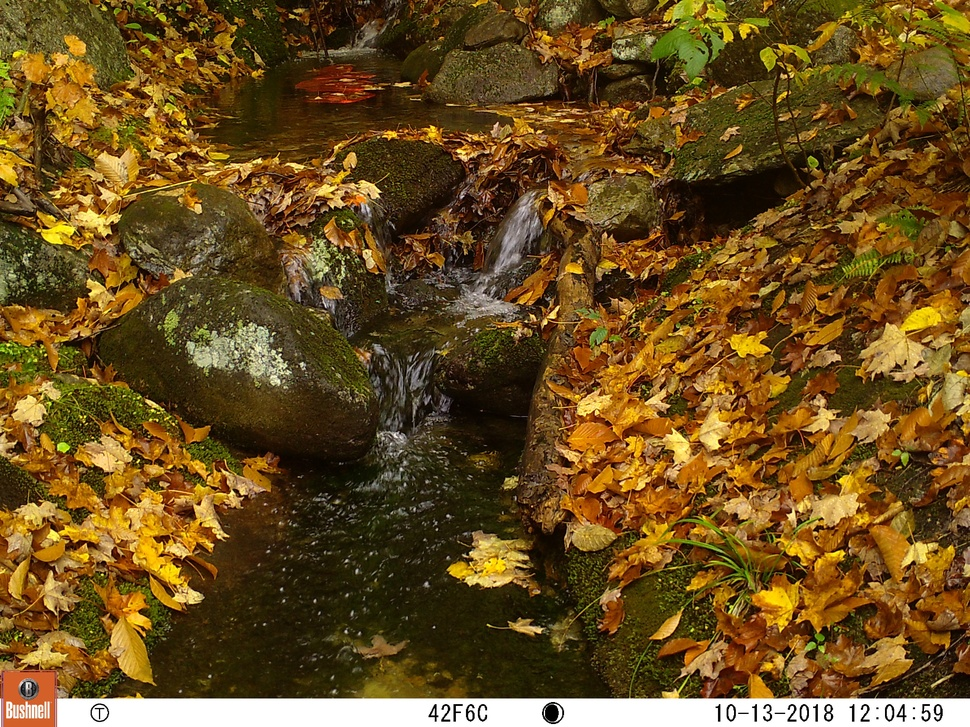
#> input picture data_raw/W6 Channel Oct-Dec 2018/Hbwtr_w6_20181013_120459.JPG, 970 x 727 px, shrunk from 3264 x 2448 before the run, given in place of W3 GC Channel 5-5-19 thru 12-31-19_RF_0002_02.tif, which was not available
$ jupyter execute CreateMaskedImages.ipynb   (shell and % lines are left out)
#> lines starting #> are read from the running program, lines starting #| are printed output that depends on the picture; pictures that were not available may be replaced by others from this repository, and a replacement may not be noted
[cell 1]
#adds in imports and changes working directory

from PIL import Image
import os
from PIL import ImageFilter
import imageio
import cv2
import skimage
import numpy as np
import matplotlib
from skimage.viewer import ImageViewer
import pandas as pd
from datetime import datetime


#os.getcwd() #get current working directory
#copy path: Documents/Duke University/Research/_HBEF/CameraTrapAnalysis/hbwater_cameratrap_pheno/
%cd "C:/Users/Thell/Documents/Duke University/Research/_HBEF/CameraTrapAnalysis/hbwater_cameratrap_pheno"

[cell 2]
#load in mask, invert mask
folder = 'W3 GC Channel 2-5-19 thru 12-31-19'#change here
ROI_name = 'W3 GC Channel 5-5-19 thru 12-31-19_RF_0002_02.tif' #change here
mask = imageio.imread('data_raw/' + folder + '/ROI/' + ROI_name)
#> mask is the input picture: shape (727, 970, 3); mean R, G, B 106.9, 78.4, 31.7

# Change 1s to 0s and 0s to 1s
mask = 255 - mask
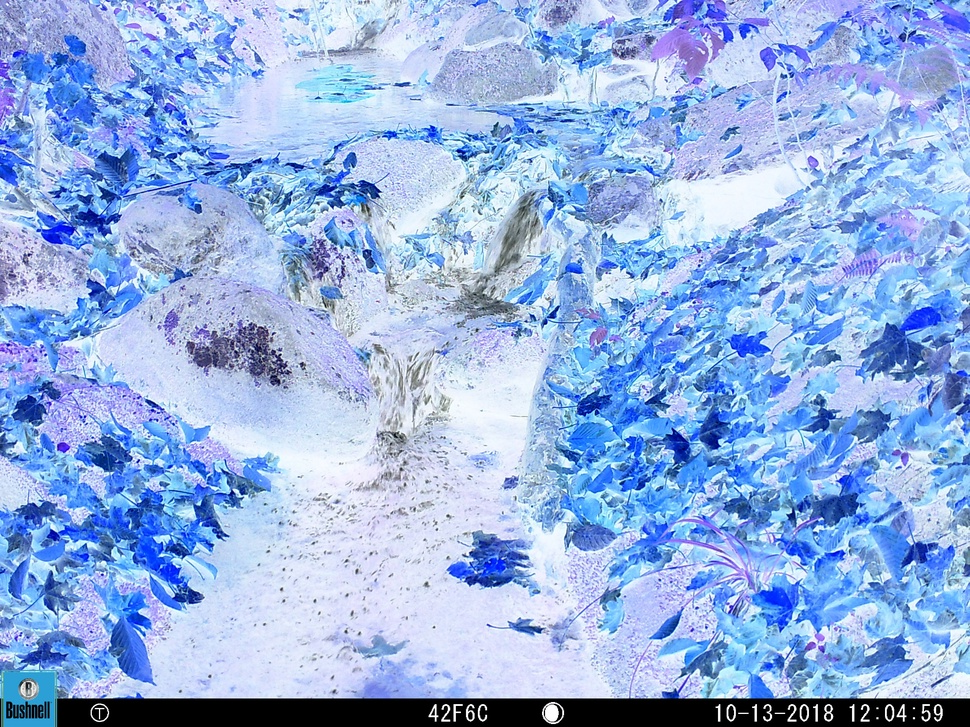
#> mask: shape (727, 970, 3); mean R, G, B 148.1, 176.6, 223.3
imageio.imwrite('data_raw/' + folder + '/ROI/invertedmask.tif', mask) # we may not need to save results
mask2 = cv2.imread('data_raw/' + folder + '/ROI/invertedmask.tif',0)
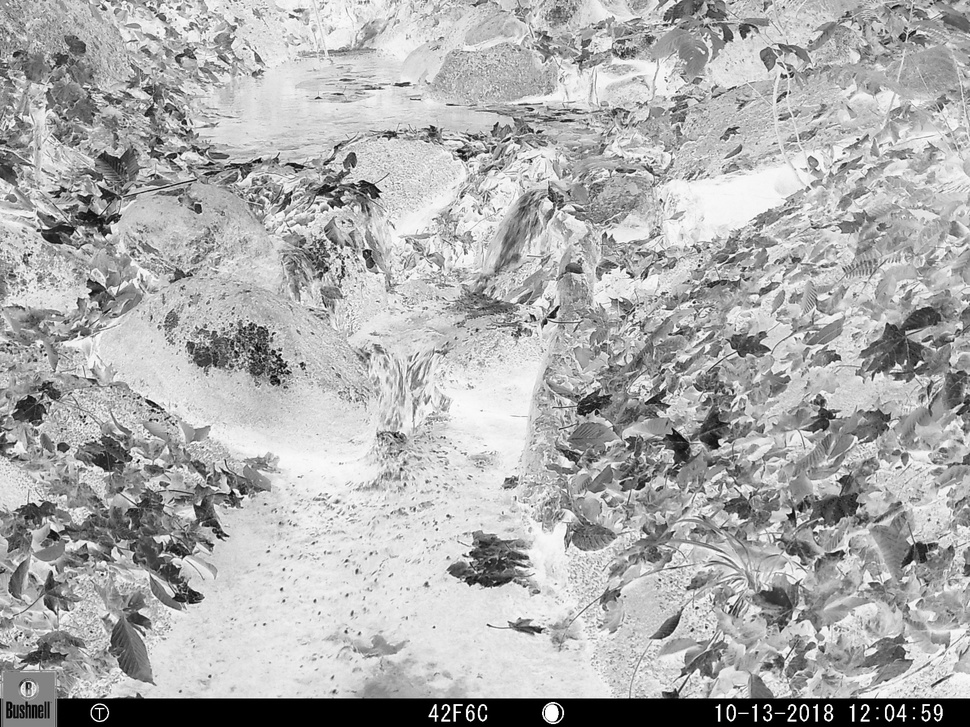
#> mask2: shape (727, 970); min 0, max 255, mean 173.4
# Save result and re-load into the proper format

[cell 3]
print(mask2) #ensure mask worked
#> (printed output is left out)

$ run again, on bookdown/imgs/Hbwtr_w1_20200329_120457.JPG
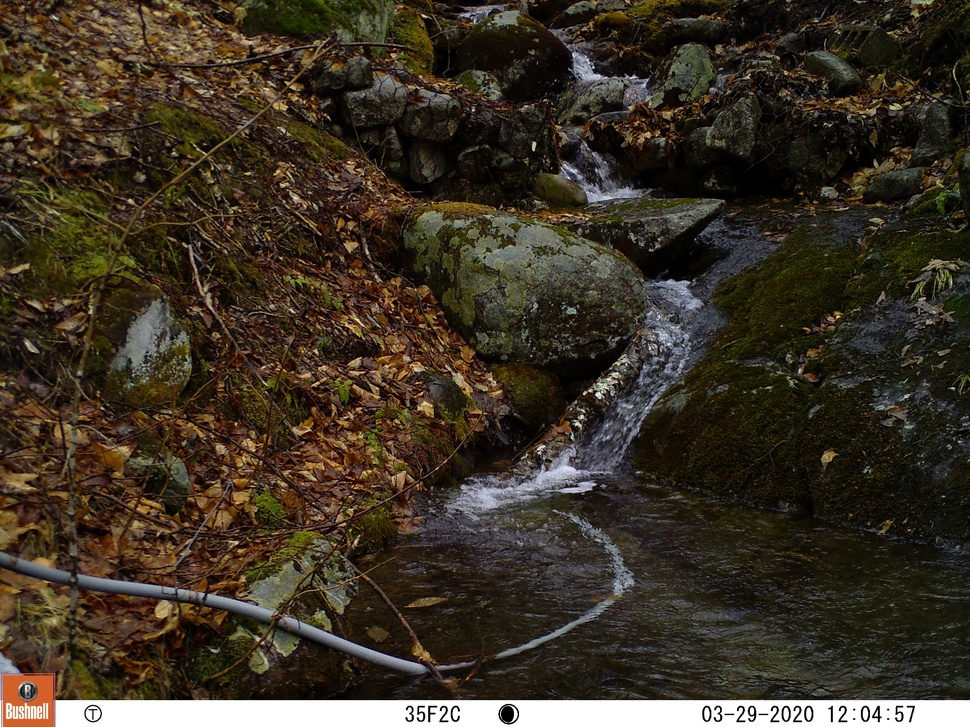
#> input picture bookdown/imgs/Hbwtr_w1_20200329_120457.JPG, 970 x 727 px, shrunk from 4624 x 3468 before the run, given in place of W3 GC Channel 5-5-19 thru 12-31-19_RF_0002_02.tif, which was not available
#> mask is the input picture: shape (727, 970, 3); mean R, G, B 60.3, 51, 37.6
#> `mask = 255 - mask`:
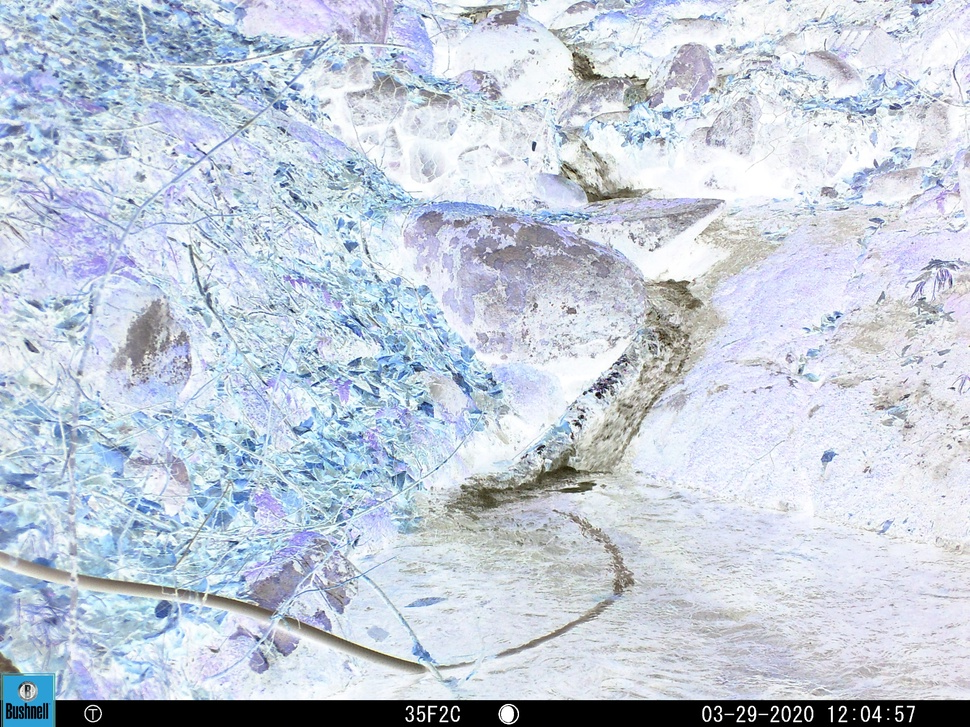
#> mask: shape (727, 970, 3); mean R, G, B 194.7, 204, 217.4
#> `mask2 = cv2.imread('data_raw/' + folder + '/ROI/invertedmask.tif',0)`:
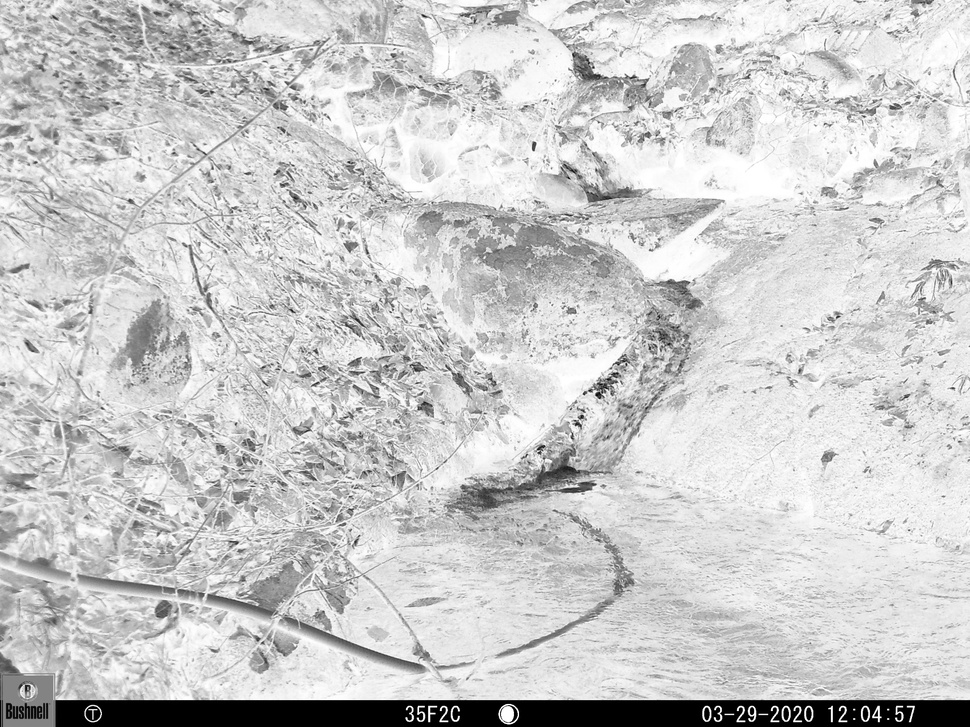
#> mask2: shape (727, 970); min 0, max 255, mean 202.7
#> (printed output is left out)
